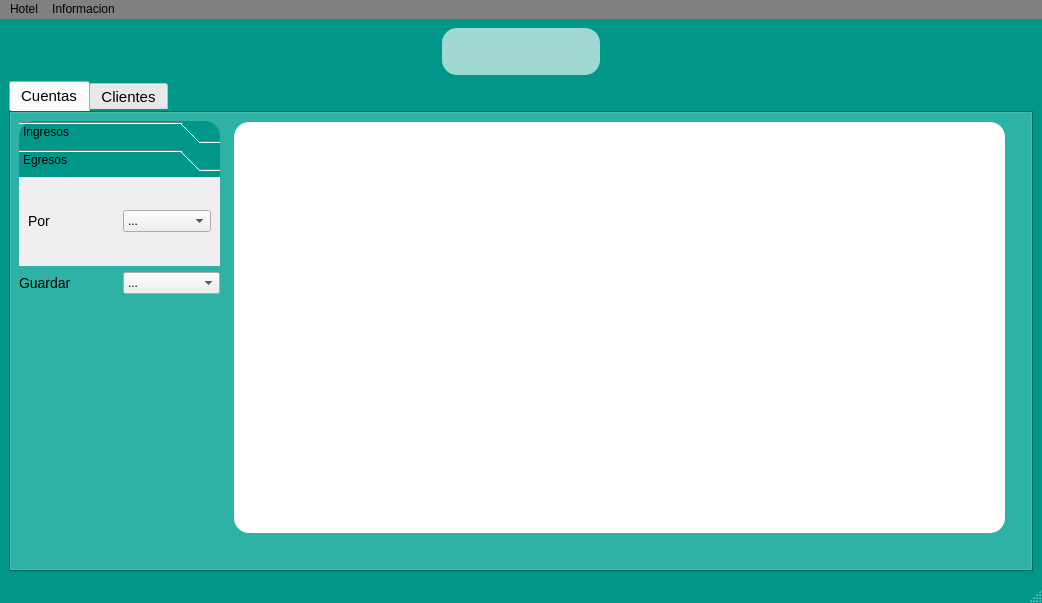
<?xml version="1.0" encoding="UTF-8"?>
<ui version="4.0">
 <class>VentanaHotel</class>
 <widget class="QMainWindow" name="VentanaHotel">
  <property name="geometry">
   <rect>
    <x>0</x>
    <y>0</y>
    <width>1042</width>
    <height>603</height>
   </rect>
  </property>
  <property name="windowTitle">
   <string>MainWindow</string>
  </property>
  <property name="styleSheet">
   <string notr="true">QPushButton#btnCuentas {
	border-radius: 15px;
	color: white;
	font-family: 'Roboto';
	font-size: 25px;
	image: url(&quot;../Iconos/grafico.png&quot;);
}

QPushButton#btnClientes {
		border-radius: 15px;
		color: white;
		font-family: 'Roboto';
		font-size: 25px;
		image: url(&quot;../Iconos/grafico-circular.png&quot;);
}
QGroupBox {
	border-radius: 15px;
	background-color: #A0D8D2;
	font-family: 'Roboto';
}

QLineEdit {
	background-color: white;
	border-style: ouset;
	border-width: 2px;
	border-color: white;
	border-radius: 10px;
	font: bold 14px;
	min-width: 10em;
	padding: 6px;
}

QPushButton#btnCuentas:hover {
	background-color: #D3F9F8;
}

QPushButton#btnClientes:hover {
		background-color: #D3F9F8;
}


QLabel {
	font-family: 'Roboto';
	font-size: 14px;
	border-style: inset;
}




QPushButton#btnCerrar_Negocio{
	border-radius: 15px;
	font-family: 'Roboto';
	font-size: 25px;
	image: url(&quot;../Iconos/cancelar.png&quot;);
}
QPushButton#btnCerrar_Negocio:hover{
	background-color: red;
}

QPushButton#btnCerrar_Cliente {
	border-radius: 15px;
	color: white;
	font-family: 'Roboto';
	font-size: 25px;
	image: url(&quot;../Iconos/cancelar.png&quot;);
}


QPushButton#btnCerrar_Cliente:hover {
		background-color: red;
}
QTableWidget {
	border-radius: 15px;
	background-color: white;
}

QToolBox {
	border-radius: 15px;
	
}
QTabWidget {
	border-radius: 15px;
	background-color: white;
	font-family: 'Roboto';
	font-size: 15px;
}

QMenuBar {
	borde-radius: 15px;
	background-color:grey;
}
QAction {
	background-color: white;
}

QMainWindow {
		background-color: #009688;
}
QTabWidget {
 border-size: 15px;
 background-color: #009688;
}

QToolBox {
	border-size: 15px;
	 background-color: #009688;

}</string>
  </property>
  <widget class="QWidget" name="centralwidget">
   <layout class="QGridLayout" name="gridLayout_4">
    <item row="0" column="0">
     <layout class="QGridLayout" name="gridLayout_3">
      <item row="0" column="0">
       <layout class="QGridLayout" name="gridLayout_2">
        <item row="0" column="0">
         <spacer name="horizontalSpacer">
          <property name="orientation">
           <enum>Qt::Horizontal</enum>
          </property>
          <property name="sizeHint" stdset="0">
           <size>
            <width>40</width>
            <height>20</height>
           </size>
          </property>
         </spacer>
        </item>
        <item row="0" column="1">
         <widget class="QGroupBox" name="gBHotel">
          <property name="title">
           <string/>
          </property>
          <layout class="QGridLayout" name="gridLayout">
           <item row="0" column="0">
            <widget class="QPushButton" name="btnCuentas">
             <property name="toolTip">
              <string>&lt;html&gt;&lt;head/&gt;&lt;body&gt;&lt;p&gt;Ver la cantidad de egresos e ingresos del dia&lt;/p&gt;&lt;/body&gt;&lt;/html&gt;</string>
             </property>
             <property name="text">
              <string/>
             </property>
            </widget>
           </item>
           <item row="0" column="1">
            <widget class="QPushButton" name="btnClientes">
             <property name="toolTip">
              <string>&lt;html&gt;&lt;head/&gt;&lt;body&gt;&lt;p&gt;Ver la cantidad de clientes que ingresan al hotel&lt;/p&gt;&lt;/body&gt;&lt;/html&gt;</string>
             </property>
             <property name="text">
              <string/>
             </property>
            </widget>
           </item>
          </layout>
         </widget>
        </item>
        <item row="0" column="2">
         <spacer name="horizontalSpacer_2">
          <property name="orientation">
           <enum>Qt::Horizontal</enum>
          </property>
          <property name="sizeHint" stdset="0">
           <size>
            <width>40</width>
            <height>20</height>
           </size>
          </property>
         </spacer>
        </item>
       </layout>
      </item>
      <item row="1" column="0">
       <widget class="QTabWidget" name="tabHotel">
        <property name="currentIndex">
         <number>0</number>
        </property>
        <widget class="QWidget" name="tabCuentas">
         <attribute name="title">
          <string>Cuentas</string>
         </attribute>
         <widget class="QWidget" name="layoutWidget">
          <property name="geometry">
           <rect>
            <x>10</x>
            <y>10</y>
            <width>201</width>
            <height>351</height>
           </rect>
          </property>
          <layout class="QGridLayout" name="gridLayout_12">
           <item row="0" column="0">
            <layout class="QGridLayout" name="gridLayout_5">
             <item row="1" column="0">
              <widget class="QLabel" name="lblGuardar">
               <property name="text">
                <string>Guardar</string>
               </property>
              </widget>
             </item>
             <item row="1" column="1">
              <widget class="QComboBox" name="cBGuardar">
               <item>
                <property name="text">
                 <string>...</string>
                </property>
               </item>
               <item>
                <property name="text">
                 <string>PDF</string>
                </property>
               </item>
               <item>
                <property name="text">
                 <string>CSV</string>
                </property>
               </item>
              </widget>
             </item>
             <item row="0" column="0" colspan="2">
              <widget class="QToolBox" name="tbNegocio">
               <property name="currentIndex">
                <number>1</number>
               </property>
               <widget class="QWidget" name="pIngresos">
                <property name="geometry">
                 <rect>
                  <x>0</x>
                  <y>0</y>
                  <width>104</width>
                  <height>45</height>
                 </rect>
                </property>
                <attribute name="label">
                 <string>Ingresos</string>
                </attribute>
                <layout class="QGridLayout" name="gridLayout_8">
                 <item row="0" column="0">
                  <layout class="QGridLayout" name="gridLayout_7">
                   <item row="0" column="0">
                    <widget class="QLabel" name="label">
                     <property name="text">
                      <string>Por</string>
                     </property>
                    </widget>
                   </item>
                   <item row="0" column="1">
                    <widget class="QComboBox" name="cBIngresos">
                     <item>
                      <property name="text">
                       <string>...</string>
                      </property>
                     </item>
                     <item>
                      <property name="text">
                       <string>Dia</string>
                      </property>
                     </item>
                     <item>
                      <property name="text">
                       <string>Mes</string>
                      </property>
                     </item>
                     <item>
                      <property name="text">
                       <string>Año</string>
                      </property>
                     </item>
                    </widget>
                   </item>
                  </layout>
                 </item>
                </layout>
               </widget>
               <widget class="QWidget" name="pEgresos">
                <property name="geometry">
                 <rect>
                  <x>0</x>
                  <y>0</y>
                  <width>197</width>
                  <height>77</height>
                 </rect>
                </property>
                <attribute name="label">
                 <string>Egresos</string>
                </attribute>
                <layout class="QGridLayout" name="gridLayout_16">
                 <item row="0" column="0">
                  <layout class="QGridLayout" name="gridLayout_15">
                   <item row="0" column="0">
                    <widget class="QLabel" name="label_2">
                     <property name="text">
                      <string>Por</string>
                     </property>
                    </widget>
                   </item>
                   <item row="0" column="1">
                    <widget class="QComboBox" name="cBEgresos">
                     <item>
                      <property name="text">
                       <string>...</string>
                      </property>
                     </item>
                     <item>
                      <property name="text">
                       <string>Dia</string>
                      </property>
                     </item>
                     <item>
                      <property name="text">
                       <string>Mes</string>
                      </property>
                     </item>
                     <item>
                      <property name="text">
                       <string>Año</string>
                      </property>
                     </item>
                    </widget>
                   </item>
                  </layout>
                 </item>
                </layout>
               </widget>
              </widget>
             </item>
            </layout>
           </item>
           <item row="1" column="0">
            <layout class="QGridLayout" name="gridLayout_11">
             <item row="0" column="1">
              <spacer name="verticalSpacer">
               <property name="orientation">
                <enum>Qt::Vertical</enum>
               </property>
               <property name="sizeHint" stdset="0">
                <size>
                 <width>20</width>
                 <height>40</height>
                </size>
               </property>
              </spacer>
             </item>
             <item row="1" column="0">
              <spacer name="horizontalSpacer_3">
               <property name="orientation">
                <enum>Qt::Horizontal</enum>
               </property>
               <property name="sizeHint" stdset="0">
                <size>
                 <width>40</width>
                 <height>20</height>
                </size>
               </property>
              </spacer>
             </item>
             <item row="1" column="1">
              <widget class="QPushButton" name="btnCerrar_Negocio">
               <property name="toolTip">
                <string>&lt;html&gt;&lt;head/&gt;&lt;body&gt;&lt;p&gt;Cerrar la pestaña cuentas&lt;/p&gt;&lt;/body&gt;&lt;/html&gt;</string>
               </property>
               <property name="text">
                <string/>
               </property>
              </widget>
             </item>
             <item row="1" column="2">
              <spacer name="horizontalSpacer_4">
               <property name="orientation">
                <enum>Qt::Horizontal</enum>
               </property>
               <property name="sizeHint" stdset="0">
                <size>
                 <width>40</width>
                 <height>20</height>
                </size>
               </property>
              </spacer>
             </item>
             <item row="2" column="1">
              <spacer name="verticalSpacer_2">
               <property name="orientation">
                <enum>Qt::Vertical</enum>
               </property>
               <property name="sizeHint" stdset="0">
                <size>
                 <width>20</width>
                 <height>40</height>
                </size>
               </property>
              </spacer>
             </item>
            </layout>
           </item>
          </layout>
         </widget>
         <widget class="QTableWidget" name="tablaCuentas">
          <property name="geometry">
           <rect>
            <x>225</x>
            <y>11</y>
            <width>771</width>
            <height>411</height>
           </rect>
          </property>
         </widget>
        </widget>
        <widget class="QWidget" name="tabClientes">
         <attribute name="title">
          <string>Clientes</string>
         </attribute>
         <widget class="QWidget" name="layoutWidget">
          <property name="geometry">
           <rect>
            <x>10</x>
            <y>10</y>
            <width>201</width>
            <height>351</height>
           </rect>
          </property>
          <layout class="QGridLayout" name="gridLayout_14">
           <item row="0" column="0">
            <layout class="QGridLayout" name="gridLayout_6">
             <item row="1" column="0">
              <widget class="QLabel" name="lblGuardar_2">
               <property name="text">
                <string>Guardar</string>
               </property>
              </widget>
             </item>
             <item row="1" column="1">
              <widget class="QComboBox" name="cBGuardar_2">
               <item>
                <property name="text">
                 <string>...</string>
                </property>
               </item>
               <item>
                <property name="text">
                 <string>PDF</string>
                </property>
               </item>
               <item>
                <property name="text">
                 <string>CSV</string>
                </property>
               </item>
              </widget>
             </item>
             <item row="0" column="0" colspan="2">
              <widget class="QToolBox" name="tbClientes">
               <property name="currentIndex">
                <number>0</number>
               </property>
               <widget class="QWidget" name="pClientes">
                <property name="geometry">
                 <rect>
                  <x>0</x>
                  <y>0</y>
                  <width>104</width>
                  <height>45</height>
                 </rect>
                </property>
                <attribute name="label">
                 <string>Clientes</string>
                </attribute>
                <layout class="QGridLayout" name="gridLayout_10">
                 <item row="0" column="0">
                  <layout class="QGridLayout" name="gridLayout_9">
                   <item row="0" column="0">
                    <widget class="QLabel" name="lePor_Clientes">
                     <property name="text">
                      <string>Por</string>
                     </property>
                    </widget>
                   </item>
                   <item row="0" column="1">
                    <widget class="QComboBox" name="cBClientes">
                     <item>
                      <property name="text">
                       <string>...</string>
                      </property>
                     </item>
                     <item>
                      <property name="text">
                       <string>Dia</string>
                      </property>
                     </item>
                     <item>
                      <property name="text">
                       <string>Mes</string>
                      </property>
                     </item>
                     <item>
                      <property name="text">
                       <string>Año</string>
                      </property>
                     </item>
                    </widget>
                   </item>
                  </layout>
                 </item>
                </layout>
               </widget>
              </widget>
             </item>
            </layout>
           </item>
           <item row="1" column="0">
            <layout class="QGridLayout" name="gridLayout_13">
             <item row="0" column="1">
              <spacer name="verticalSpacer_3">
               <property name="orientation">
                <enum>Qt::Vertical</enum>
               </property>
               <property name="sizeHint" stdset="0">
                <size>
                 <width>20</width>
                 <height>40</height>
                </size>
               </property>
              </spacer>
             </item>
             <item row="1" column="0">
              <spacer name="horizontalSpacer_5">
               <property name="orientation">
                <enum>Qt::Horizontal</enum>
               </property>
               <property name="sizeHint" stdset="0">
                <size>
                 <width>40</width>
                 <height>20</height>
                </size>
               </property>
              </spacer>
             </item>
             <item row="1" column="1">
              <widget class="QPushButton" name="btnCerrar_Cliente">
               <property name="toolTip">
                <string>&lt;html&gt;&lt;head/&gt;&lt;body&gt;&lt;p&gt;Cerrar la pestaña clientes&lt;/p&gt;&lt;/body&gt;&lt;/html&gt;</string>
               </property>
               <property name="text">
                <string/>
               </property>
              </widget>
             </item>
             <item row="1" column="2">
              <spacer name="horizontalSpacer_6">
               <property name="orientation">
                <enum>Qt::Horizontal</enum>
               </property>
               <property name="sizeHint" stdset="0">
                <size>
                 <width>40</width>
                 <height>20</height>
                </size>
               </property>
              </spacer>
             </item>
             <item row="2" column="1">
              <spacer name="verticalSpacer_4">
               <property name="orientation">
                <enum>Qt::Vertical</enum>
               </property>
               <property name="sizeHint" stdset="0">
                <size>
                 <width>20</width>
                 <height>40</height>
                </size>
               </property>
              </spacer>
             </item>
            </layout>
           </item>
          </layout>
         </widget>
         <widget class="QTableWidget" name="tablaClientes">
          <property name="geometry">
           <rect>
            <x>225</x>
            <y>11</y>
            <width>771</width>
            <height>411</height>
           </rect>
          </property>
         </widget>
        </widget>
       </widget>
      </item>
     </layout>
    </item>
   </layout>
  </widget>
  <widget class="QStatusBar" name="sbHotel"/>
  <widget class="QMenuBar" name="mbHotel">
   <property name="geometry">
    <rect>
     <x>0</x>
     <y>0</y>
     <width>1042</width>
     <height>22</height>
    </rect>
   </property>
   <widget class="QMenu" name="menuHotel">
    <property name="title">
     <string>Hotel</string>
    </property>
    <addaction name="actionCuentas"/>
    <addaction name="actionClientes"/>
    <addaction name="separator"/>
    <addaction name="actionSalir"/>
   </widget>
   <widget class="QMenu" name="menuInformacion">
    <property name="title">
     <string>Informacion</string>
    </property>
    <addaction name="actionAcercaDe"/>
   </widget>
   <addaction name="menuHotel"/>
   <addaction name="menuInformacion"/>
  </widget>
  <action name="actionCuentas">
   <property name="text">
    <string>Cuentas</string>
   </property>
  </action>
  <action name="actionClientes">
   <property name="text">
    <string>Clientes</string>
   </property>
  </action>
  <action name="actionSalir">
   <property name="text">
    <string>Salir</string>
   </property>
  </action>
  <action name="actionAcercaDe">
   <property name="text">
    <string>AcercaDe</string>
   </property>
  </action>
 </widget>
 <resources/>
 <connections/>
</ui>
